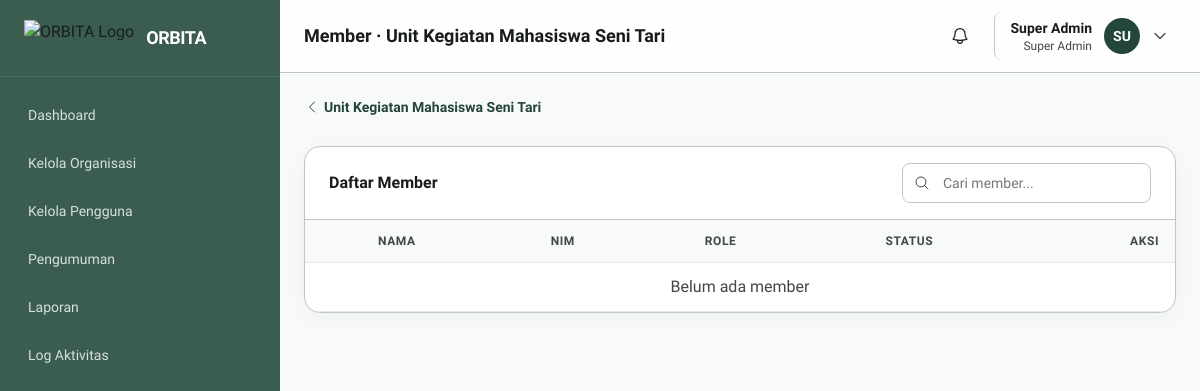
/pages/organisasi/members.php?org_id=2 (signed in), run on an earlier commit of the app's database.
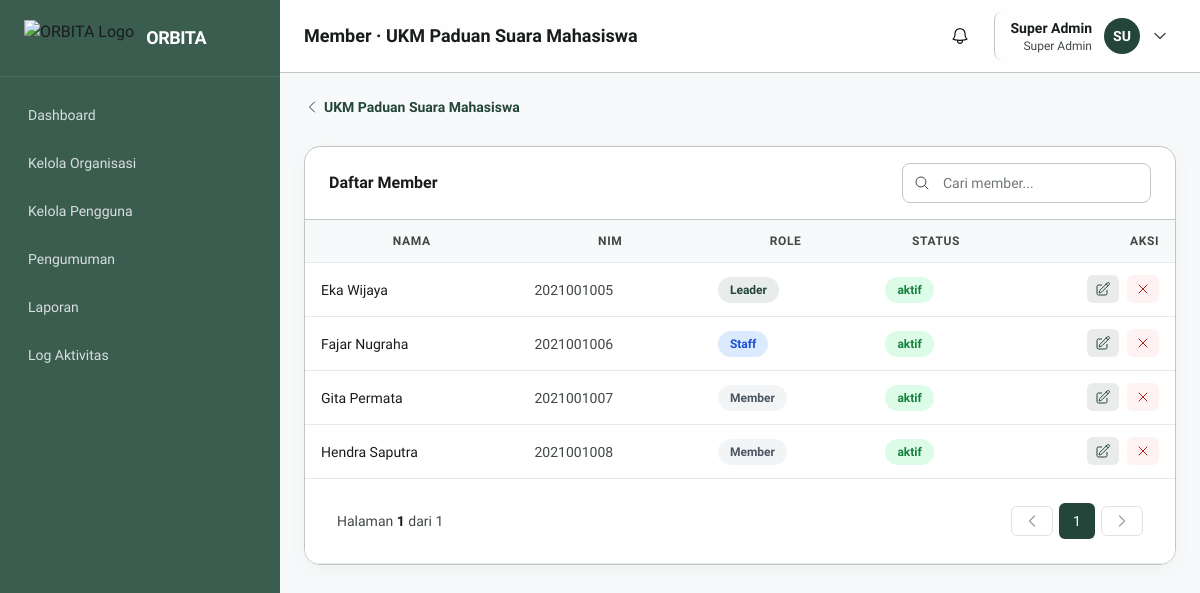
And on a later commit of the database.
### tables this page shows
CREATE TABLE organisasi (
    id INT AUTO_INCREMENT PRIMARY KEY,
    nama VARCHAR(150) NOT NULL,
    singkatan VARCHAR(20),
    deskripsi TEXT,
    visi TEXT,
    misi TEXT,
    logo VARCHAR(255),
    ketua_id INT DEFAULT NULL,
    status ENUM('aktif', 'nonaktif') DEFAULT 'aktif',
    deleted_at DATETIME DEFAULT NULL,
    created_at DATETIME DEFAULT CURRENT_TIMESTAMP,
    updated_at DATETIME DEFAULT CURRENT_TIMESTAMP ON UPDATE CURRENT_TIMESTAMP,
    FOREIGN KEY (ketua_id) REFERENCES users(id) ON DELETE SET NULL
);

CREATE TABLE user_organisasi (
    id INT AUTO_INCREMENT PRIMARY KEY,
    user_id INT NOT NULL,
    organisasi_id INT NOT NULL,
    role ENUM('leader', 'staff', 'member') DEFAULT 'member',
    status ENUM('aktif', 'nonaktif', 'alumni') DEFAULT 'aktif',
    created_at DATETIME DEFAULT CURRENT_TIMESTAMP,
    FOREIGN KEY (user_id) REFERENCES users(id) ON DELETE CASCADE,
    FOREIGN KEY (organisasi_id) REFERENCES organisasi(id) ON DELETE CASCADE,
    UNIQUE KEY unique_user_org (user_id, organisasi_id)
);

CREATE TABLE users (
    id INT AUTO_INCREMENT PRIMARY KEY,
    nama VARCHAR(100) NOT NULL,
    email VARCHAR(100) NOT NULL UNIQUE,
    nim VARCHAR(20) NOT NULL UNIQUE,
    password VARCHAR(255) NOT NULL,
    role_id INT NOT NULL DEFAULT 3,
    no_hp VARCHAR(20),
    jurusan VARCHAR(100),
    angkatan VARCHAR(4),
    foto_profile VARCHAR(255) DEFAULT NULL,
    status ENUM('aktif', 'nonaktif', 'menunggu') DEFAULT 'aktif',
    reset_token VARCHAR(64) DEFAULT NULL,
    reset_expires DATETIME DEFAULT NULL,
    deleted_at DATETIME DEFAULT NULL,
    created_at DATETIME DEFAULT CURRENT_TIMESTAMP,
    updated_at DATETIME DEFAULT CURRENT_TIMESTAMP ON UPDATE CURRENT_TIMESTAMP,
    FOREIGN KEY (role_id) REFERENCES roles(id) ON DELETE CASCADE
);

### components/tables/members.php (the view, shortened to what the changed rows need)
<?php
foreach ($list as $row):
?>
<tr>
    <td class="text-sm font-medium text-on-surface"><?= e($row['nama']) ?></td>
    <td class="text-sm text-on-surface-variant"><?= e($row['nim']) ?></td>
    <td><span class="badge <?= memberRoleBadge($row['role']) ?>"><?= e(org_role_label($row['role'])) ?></span></td>
    <td><span class="badge <?= $row['status']==='aktif'?'bg-green-100 text-green-700':'bg-gray-100 text-gray-600' ?>"><?= e($row['status']) ?></span></td>
    <?php if ($can_manage): ?>
    <td class="text-right whitespace-nowrap">
        <button type="button" onclick="openMemberModal(<?= e(json_encode($row)) ?>)" title="Edit" class="inline-flex items-center px-2 py-1.5 rounded-md bg-primary/10 text-primary hover:bg-primary/20 mr-1">
        </button>
        <form method="POST" action="" class="inline" onsubmit="return confirm('Keluarkan member ini?')">
            <button type="submit" title="Keluarkan" class="inline-flex items-center px-2 py-1.5 rounded-md bg-red-50 text-error hover:bg-red-100">
                <svg class="w-4 h-4" fill="none" stroke="currentColor" stroke-width="1.5" viewBox="0 0 24 24"><path stroke-linecap="round" stroke-linejoin="round" d="M6 18L18 6M6 6l12 12"/></svg>
            </button>
        </form>
    </td>
    <?php endif; ?>
</tr>
<?php endforeach; ?>
<?php if (empty($list)): ?><tr><td colspan="<?= $can_manage?5:4 ?>" class="text-center text-on-surface-variant py-8">Belum ada member</td></tr><?php endif; ?>
<?php if (!empty($list)): ?>
<tr><td colspan="<?= $can_manage?5:4 ?>" class="bg-white border-t border-outline-variant"><?= renderPagination($p) ?></td></tr>
<?php endif; ?>

### components/sidebar.php (shortened to what the changed rows need)
<?php
$role = $_SESSION['role'] ?? '';
$current = $current_page ?? '';
function makeMenu(array $items): string {
    $html = '';
    foreach ($items as $item) {
        $isActive = (!empty($item['active'])) ? 'sidebar-active' : 'hover:bg-white/10';
        $html .= '<a href="' . $item['url'] . '" class="flex items-center gap-3 px-4 py-3 mx-3 rounded-lg text-white/80 transition-colors ' . $isActive . '">';
        $html .= $item['icon'];
        $html .= '<span class="text-sm font-medium">' . e($item['label']) . '</span></a>';
    }
    return $html;
}
$menus = [];
if ($role === 'Super Admin') {
    $menus = [
        ['page'=>'dashboard','label'=>'Dashboard','url'=>url('dashboard'),'icon'=>$icn['dashboard'],'active'=>$current==='dashboard'],
        ['page'=>'organisasi','label'=>'Kelola Organisasi','url'=>url('organisasi'),'icon'=>$icn['org'],'active'=>$current==='organisasi'],
        ['page'=>'pengguna','label'=>'Kelola Pengguna','url'=>url('pengguna'),'icon'=>$icn['users'],'active'=>$current==='pengguna'],
        ['page'=>'pengumuman','label'=>'Pengumuman','url'=>url('pengumuman'),'icon'=>$icn['announce'],'active'=>$current==='pengumuman'],
        ['page'=>'laporan','label'=>'Laporan','url'=>url('laporan'),'icon'=>$icn['report'],'active'=>$current==='laporan'],
        ['page'=>'log','label'=>'Log Aktivitas','url'=>url('log'),'icon'=>$icn['inbox'],'active'=>$current==='log'],
    ];
}
?>
<aside id="sidebar" class="fixed top-0 left-0 z-40 w-[280px] h-screen transition-transform -translate-x-full lg:translate-x-0 bg-primary-light">
    <div class="h-full flex flex-col">
        <nav class="flex-1 overflow-y-auto py-4 space-y-1">
            <?= makeMenu($menus) ?>
        </nav>
    </div>
</aside>

### components/navbar.php (shortened to what the changed rows need)
<header class="sticky top-0 z-20 bg-white/80 backdrop-blur border-b border-outline-variant">
    <div class="flex items-center justify-between px-6 py-3 lg:ml-[280px]">
        <div class="flex items-center gap-3">
            <h1 class="text-lg font-bold text-on-surface"><?= e($page_title ?? 'Dashboard') ?></h1>
        </div>
    </div>
</header>

### pages/organisasi/members.php (shortened to what the changed rows need)
<?php
require_once __DIR__ . '/../../includes/functions.php';
$pdo = db();
$org_id = (int) ($_GET['org_id'] ?? 0);
$org = $pdo->prepare("SELECT * FROM organisasi WHERE id=? AND deleted_at IS NULL LIMIT 1");
$org->execute([$org_id]); $org = $org->fetch();
$page_title = 'Member · ' . $org['nama'];
$current_page = 'org_member';
$can_manage = can('member.manage', $org_id);
$pageNum = max(1, (int) ($_GET['page'] ?? 1));
$perPage = 10;
$sql = "SELECT uo.*, u.nama, u.nim, u.email FROM user_organisasi uo JOIN users u ON uo.user_id=u.id WHERE uo.organisasi_id=?";
$params = [$org_id];
$sql .= " ORDER BY FIELD(uo.role,'leader','staff','member'), u.nama";
$result = fetchPaginated($pdo, $sql, $params, $pageNum, $perPage);
$list = $result['list'];
$p = $result['p'];
function memberRoleBadge(string $role): string {
    return match ($role) {
        'leader' => 'bg-primary/10 text-primary',
        'staff'  => 'bg-blue-100 text-blue-700',
        default  => 'bg-gray-100 text-gray-600',
    };
}
?>
<?php require __DIR__ . '/../../components/head.php'; ?>
<?php require __DIR__ . '/../../components/sidebar.php'; ?>
<?php require __DIR__ . '/../../components/navbar.php'; ?>
<main class="p-6 lg:ml-[280px]">
    <div class="max-w-6xl mx-auto space-y-6">
        <a href="<?= url('organisasi/' . $org_id) ?>" class="inline-flex items-center gap-1 text-sm text-primary font-semibold hover:underline">
            <svg class="w-4 h-4" fill="none" stroke="currentColor" stroke-width="1.5" viewBox="0 0 24 24"><path stroke-linecap="round" stroke-linejoin="round" d="M15.75 19.5L8.25 12l7.5-7.5"/></svg>
            <?= e($org['nama']) ?>
        </a>
        <div class="bg-white rounded-2xl border border-outline-variant shadow-card overflow-hidden">
            <div class="px-6 py-4 border-b border-outline-variant flex flex-col sm:flex-row sm:items-center justify-between gap-3">
            </div>
            <div class="overflow-x-auto">
                <table class="w-full data-table">
                    <thead><tr><th>Nama</th><th>NIM</th><th>Role</th><th>Status</th><?php if ($can_manage): ?><th class="text-right">Aksi</th><?php endif; ?></tr></thead>
                    <tbody id="member-table-body">
                        <?php include __DIR__ . '/../../components/tables/members.php'; ?>
                    </tbody>
                </table>
            </div>
        </div>
    </div>
</main>
<?php require __DIR__ . '/../../components/footer.php'; ?>

### includes/functions.php (shortened to what the changed rows need)
<?php
function e(string $text): string {
    return htmlspecialchars($text, ENT_QUOTES, 'UTF-8');
}
function is_logged_in(): bool {
    return !empty($_SESSION['user_id']);
}
function is_super_admin(): bool {
    return ($_SESSION['role'] ?? '') === 'Super Admin';
}
function org_role_label(?string $role): string {
    return match ($role) {
        'leader' => 'Leader',
        'staff'  => 'Staff',
        'member' => 'Member',
        default  => '-',
    };
}
function can(string $action, ?int $org_id = null): bool {
    if (is_super_admin()) return true;
}
function url(string $path = ''): string {
    return BASE_URL . '/' . ltrim($path, '/');
}
function paginate(int $total, int $page, int $perPage = 10): array {
    $totalPages = max(1, (int) ceil($total / $perPage));
    $page = max(1, min($page, $totalPages));
    $offset = ($page - 1) * $perPage;
    return [
        'page' => $page,
        'perPage' => $perPage,
        'total' => $total,
        'totalPages' => $totalPages,
        'offset' => $offset,
        'hasPrev' => $page > 1,
        'hasNext' => $page < $totalPages,
    ];
}
function fetchPaginated(PDO $pdo, string $baseSql, array $params = [], int $page = 1, int $perPage = 10, ?string $countSql = null): array {
    if ($countSql === null) {
        $countSql = preg_replace('/SELECT\b.*?\bFROM\b/si', 'SELECT COUNT(*) FROM', $baseSql, 1);
    }
    $countStmt = $pdo->prepare($countSql);
    $countStmt->execute($params);
    $total = (int) $countStmt->fetchColumn();
    $p = paginate($total, $page, $perPage);
    $stmt = $pdo->prepare($baseSql . ' LIMIT ? OFFSET ?');
    $stmt->execute([...$params, $p['perPage'], $p['offset']]);
    return ['list' => $stmt->fetchAll(), 'p' => $p];
}
function renderPagination(array $p): string {
    $page = $p['page'];
    $totalPages = $p['totalPages'];
    $start = max(1, $page - 2);
    $end = min($totalPages, $page + 2);
    if ($end - $start < 4) { $end = min($totalPages, $start + 4); }
    if ($end - $start < 4) { $start = max(1, $end - 4); }
    $html = '<nav class="flex items-center justify-between px-4 py-3" aria-label="Pagination">';
    $html .= '<div class="hidden sm:flex items-center gap-1">';
    $html .= '<span class="text-sm text-on-surface-variant">Halaman <strong class="text-on-surface">' . $page . '</strong> dari ' . $totalPages . '</span>';
    $html .= '</div>';
    $html .= '<div class="flex items-center gap-1.5">';
    $prevClass = 'px-3 py-1.5 rounded-md text-sm font-medium border border-outline-variant transition-colors ' . ($p['hasPrev'] ? 'text-on-surface hover:bg-surface-low' : 'text-on-surface-variant opacity-50 cursor-not-allowed');
    if ($p['hasPrev']) {
        $html .= '<a href="' . e(paginationUrl($page - 1)) . '" class="' . $prevClass . '"><svg class="w-4 h-4" fill="none" stroke="currentColor" stroke-width="2" viewBox="0 0 24 24"><path stroke-linecap="round" stroke-linejoin="round" d="M15.75 19.5L8.25 12l7.5-7.5"/></svg></a>';
    } else {
        $html .= '<span class="' . $prevClass . '"><svg class="w-4 h-4" fill="none" stroke="currentColor" stroke-width="2" viewBox="0 0 24 24"><path stroke-linecap="round" stroke-linejoin="round" d="M15.75 19.5L8.25 12l7.5-7.5"/></svg></span>';
    }
    for ($i = $start; $i <= $end; $i++) {
        $isActive = $i === $page;
        $cls = 'w-9 h-9 flex items-center justify-center rounded-md text-sm font-medium transition-colors ' . ($isActive ? 'bg-primary text-white' : 'text-on-surface hover:bg-surface-low border border-outline-variant');
        if ($isActive) {
            $html .= '<span class="' . $cls . '">' . $i . '</span>';
        } else {
            $html .= '<a href="' . e(paginationUrl($i)) . '" class="' . $cls . '">' . $i . '</a>';
        }
    }
    $nextClass = 'px-3 py-1.5 rounded-md text-sm font-medium border border-outline-variant transition-colors ' . ($p['hasNext'] ? 'text-on-surface hover:bg-surface-low' : 'text-on-surface-variant opacity-50 cursor-not-allowed');
    if ($p['hasNext']) {
        $html .= '<a href="' . e(paginationUrl($page + 1)) . '" class="' . $nextClass . '"><svg class="w-4 h-4" fill="none" stroke="currentColor" stroke-width="2" viewBox="0 0 24 24"><path stroke-linecap="round" stroke-linejoin="round" d="M8.25 4.5l7.5 7.5-7.5 7.5"/></svg></a>';
    } else {
        $html .= '<span class="' . $nextClass . '"><svg class="w-4 h-4" fill="none" stroke="currentColor" stroke-width="2" viewBox="0 0 24 24"><path stroke-linecap="round" stroke-linejoin="round" d="M8.25 4.5l7.5 7.5-7.5 7.5"/></svg></span>';
    }
    $html .= '</div></nav>';
    return $html;
}

What changed in the data, as far as the page shows it:
changed organisasi: nama "Member · Unit Kegiatan Mahasiswa Seni Tari" → "Member · UKM Paduan Suara Mahasiswa"; nama "Unit Kegiatan Mahasiswa Seni Tari" → "UKM Paduan Suara Mahasiswa"
added user_organisasi: user.nama "Eka Wijaya", user.nim "2021001005", role "Leader", status "aktif"
added user_organisasi: user.nama "Fajar Nugraha", user.nim "2021001006", role "Staff", status "aktif"
added user_organisasi: user.nama "Gita Permata", user.nim "2021001007", role "Member", status "aktif"
added user_organisasi: user.nama "Hendra Saputra", user.nim "2021001008", role "Member", status "aktif"
Also different on the page:
$page: (not shown) → "1"
$totalPages: (not shown) → "1"
text no longer shown: "Belum ada member"
text now shown: "Halaman dari"
new list line: "1"
